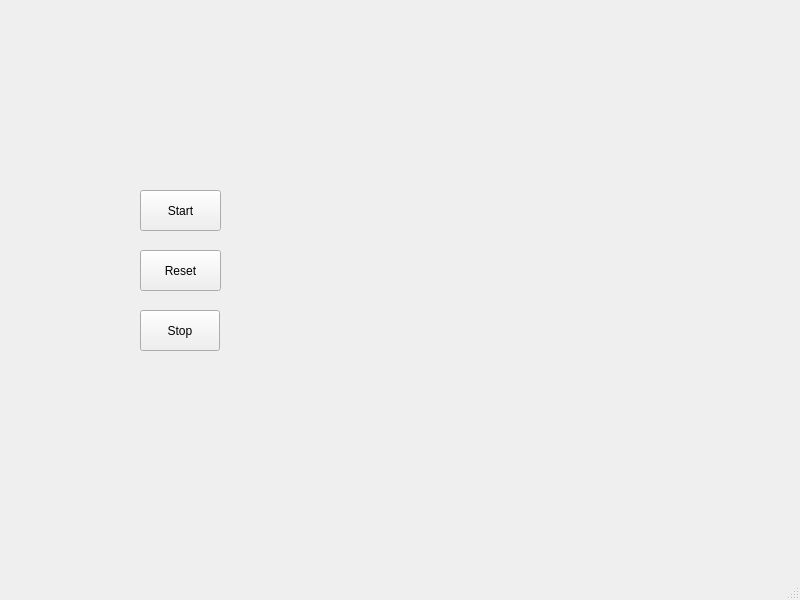
<?xml version="1.0" encoding="UTF-8"?>
<ui version="4.0">
 <class>MainWindow</class>
 <widget class="QMainWindow" name="MainWindow">
  <property name="geometry">
   <rect>
    <x>0</x>
    <y>0</y>
    <width>800</width>
    <height>600</height>
   </rect>
  </property>
  <property name="windowTitle">
   <string>MainWindow</string>
  </property>
  <widget class="QWidget" name="centralwidget">
   <widget class="QPushButton" name="Start">
    <property name="geometry">
     <rect>
      <x>140</x>
      <y>190</y>
      <width>81</width>
      <height>41</height>
     </rect>
    </property>
    <property name="text">
     <string>Start</string>
    </property>
   </widget>
   <widget class="QPushButton" name="Stop">
    <property name="geometry">
     <rect>
      <x>140</x>
      <y>310</y>
      <width>80</width>
      <height>41</height>
     </rect>
    </property>
    <property name="text">
     <string>Stop</string>
    </property>
   </widget>
   <widget class="QPushButton" name="reset">
    <property name="geometry">
     <rect>
      <x>140</x>
      <y>250</y>
      <width>81</width>
      <height>41</height>
     </rect>
    </property>
    <property name="text">
     <string>Reset</string>
    </property>
   </widget>
  </widget>
  <widget class="QMenuBar" name="menubar">
   <property name="geometry">
    <rect>
     <x>0</x>
     <y>0</y>
     <width>800</width>
     <height>21</height>
    </rect>
   </property>
  </widget>
  <widget class="QStatusBar" name="statusbar"/>
 </widget>
 <resources/>
 <connections/>
</ui>
